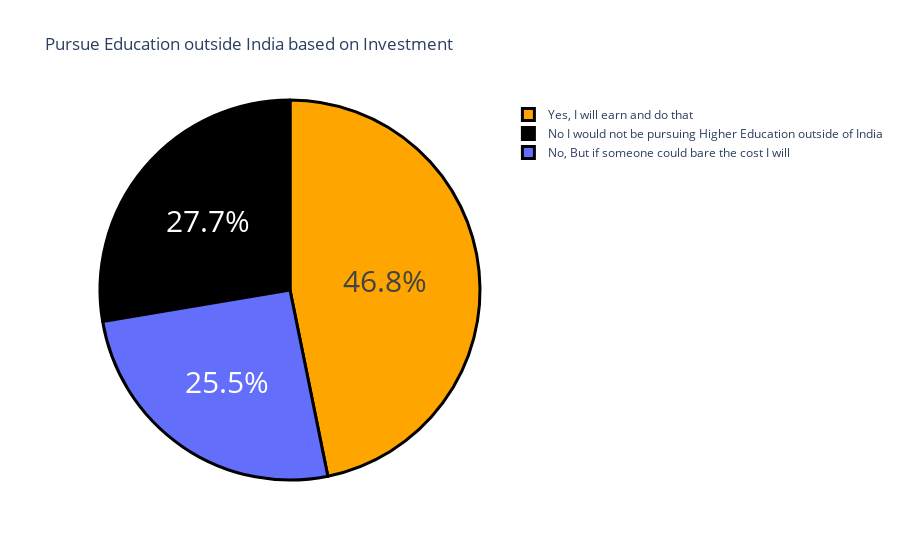

The notebook cell this image was saved under:
### Markdown cell above
HOW MANY WANTS TO PURSUE EDUCATION OUTSIDE INDIA WITH THEIR INVESTMENT

### Code cell
question2 = data['Would you definitely pursue a Higher Education / Post Graduation outside of India ? If only you have to self sponsor it.'].value_counts()
label = question2.index
counts = question2.values
colors = ['orange', 'black']
fig = go.Figure(data =[go.Pie(labels = label, values = counts)])
fig.update_layout(title_text ='Pursue Education outside India based on Investment')
fig.update_traces(hoverinfo = 'label+value', textinfo = 'percent', textfont_size = 30,
                  marker = dict(colors = colors, line = dict(color='black', width = 3)))
fig.show()

### Figure 1 — Plotly figure (JSON) as saved in the notebook; plotly's stock layout.template omitted (floating-point values rounded to 4 significant figures)
{"data": [{"hoverinfo": "label+value", "labels": ["Yes, I will earn and do that", "No I would not be pursuing Higher Education outside of India", "No, But if someone could bare the cost I will"], "marker": {"colors": ["orange", "black"], "line": {"color": "black", "width": 3}}, "textfont": {"size": 30}, "textinfo": "percent", "type": "pie", "values": [110, 65, 60]}], "layout": {"autosize": true, "title": {"text": "Pursue Education outside India based on Investment"}}}
